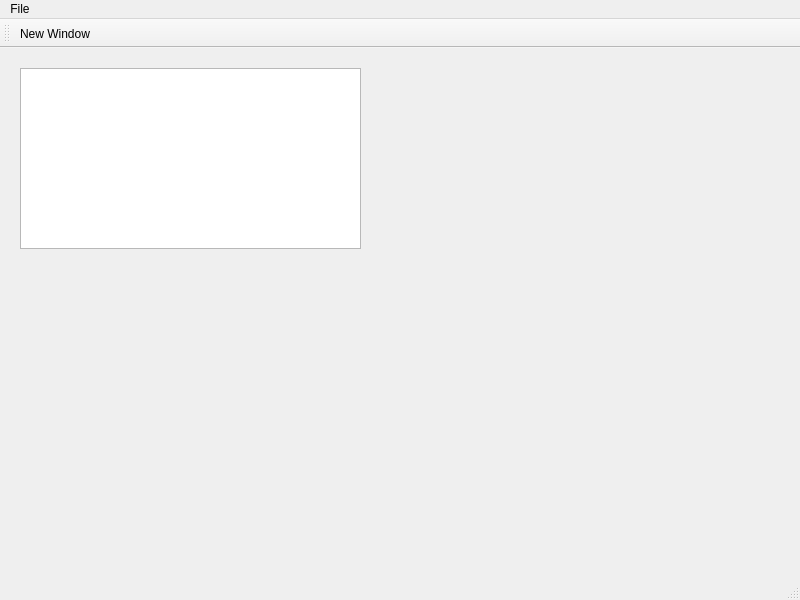
<?xml version="1.0" encoding="UTF-8"?>
<ui version="4.0">
 <class>MainWindow</class>
 <widget class="QMainWindow" name="MainWindow">
  <property name="geometry">
   <rect>
    <x>0</x>
    <y>0</y>
    <width>800</width>
    <height>600</height>
   </rect>
  </property>
  <property name="windowTitle">
   <string>MainWindow</string>
  </property>
  <widget class="QWidget" name="centralwidget">
   <widget class="QPlainTextEdit" name="plainTextEdit">
    <property name="geometry">
     <rect>
      <x>20</x>
      <y>20</y>
      <width>341</width>
      <height>181</height>
     </rect>
    </property>
   </widget>
  </widget>
  <widget class="QMenuBar" name="menubar">
   <property name="geometry">
    <rect>
     <x>0</x>
     <y>0</y>
     <width>800</width>
     <height>21</height>
    </rect>
   </property>
   <widget class="QMenu" name="menuFile">
    <property name="title">
     <string>File</string>
    </property>
    <addaction name="actionNew_Window"/>
   </widget>
   <addaction name="menuFile"/>
  </widget>
  <widget class="QStatusBar" name="statusbar"/>
  <widget class="QToolBar" name="toolBar">
   <property name="windowTitle">
    <string>toolBar</string>
   </property>
   <attribute name="toolBarArea">
    <enum>TopToolBarArea</enum>
   </attribute>
   <attribute name="toolBarBreak">
    <bool>false</bool>
   </attribute>
   <addaction name="actionNew_Window"/>
  </widget>
  <action name="actionNew_Window">
   <property name="text">
    <string>New Window</string>
   </property>
  </action>
 </widget>
 <resources/>
 <connections/>
</ui>
